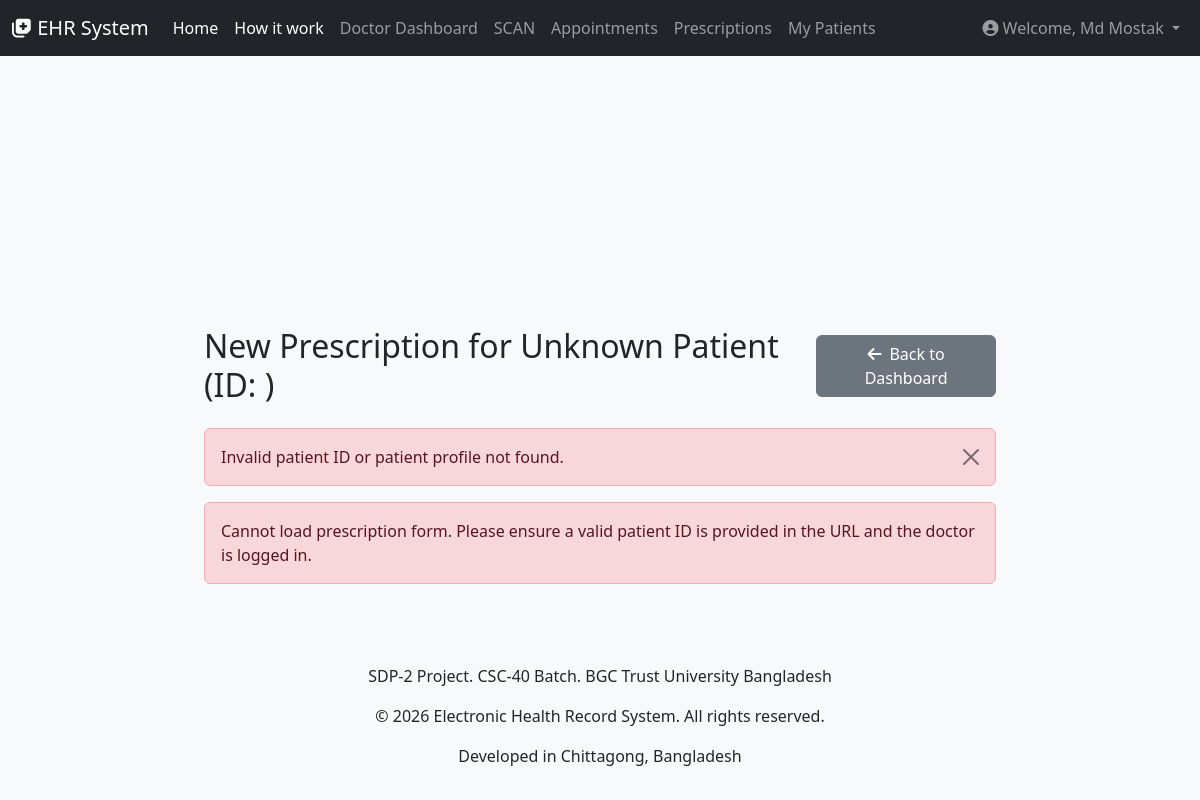
Before: /doctor/abs.php?patient_id=5 (signed in) with the older database file.
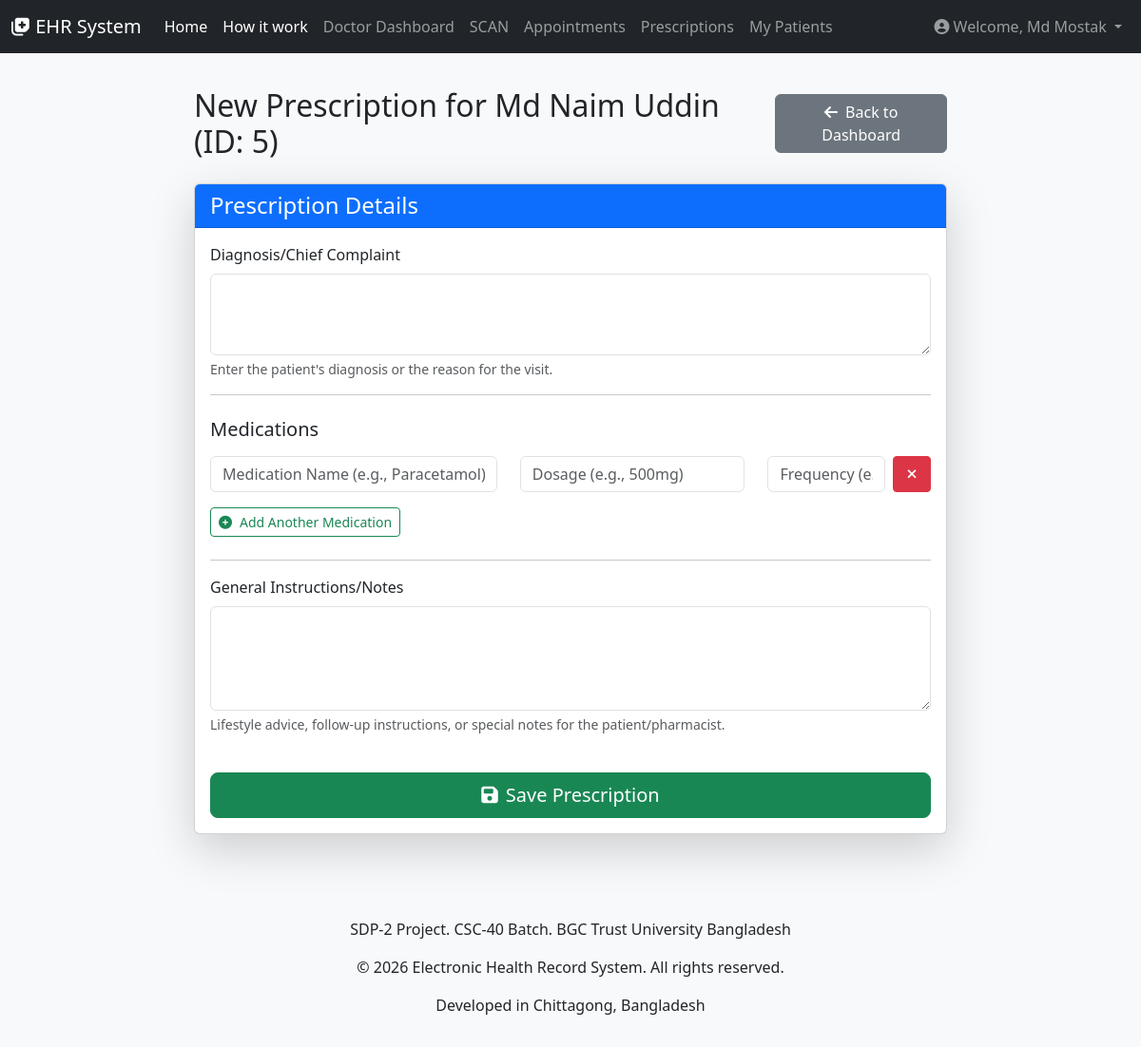
After: the same page with the newer database file.
### tables this page shows
CREATE TABLE `users` (
  `id` int(11) NOT NULL,
  `full_name` varchar(255) NOT NULL,
  `email` varchar(255) NOT NULL,
  `username` varchar(255) DEFAULT NULL,
  `password` varchar(255) NOT NULL,
  `mobile` varchar(20) DEFAULT NULL,
  `user_type` enum('doctor','patient','admin') NOT NULL,
  `created_at` timestamp NOT NULL DEFAULT current_timestamp(),
  `updated_at` timestamp NOT NULL DEFAULT current_timestamp() ON UPDATE current_timestamp()
);

### doctor/abs.php (the view, shortened to what the changed rows need)
<?php
require_once '../includes/db_connection.php';
require_once '../includes/header.php';
$patient_id = $_GET['patient_id'] ?? null;
$doctor_user_id = $_SESSION['user_id'];
$doctor_id = null;
$message = '';
$message_type = '';
$patient_name = 'Unknown Patient';
try {
    $stmt_doc = $pdo->prepare("SELECT id FROM doctors WHERE user_id = ?");
    $stmt_doc->execute([$doctor_user_id]);
    $doctor_data = $stmt_doc->fetch();
    if ($doctor_data) {
        $doctor_id = $doctor_data['id'];
    } else {
        $message = "Error: Doctor profile not found.";
        $message_type = "danger";
    }
} catch (PDOException $e) {
    $message = "Database error fetching doctor ID: " . $e->getMessage();
    $message_type = "danger";
}
if ($patient_id && $doctor_id) {
    try {
        $stmt_patient = $pdo->prepare("SELECT u.full_name FROM patients p JOIN users u ON p.user_id = u.id WHERE p.id = ?");
        $stmt_patient->execute([$patient_id]);
        $patient_data = $stmt_patient->fetch();
        if ($patient_data) {
            $patient_name = $patient_data['full_name'];
        } else {
            $message = "Invalid patient ID or patient profile not found.";
            $message_type = "danger";
            $patient_id = null;
        }
    } catch (PDOException $e) {
        $message = "Database error fetching patient name: " . $e->getMessage();
        $message_type = "danger";
        $patient_id = null;
    }
} else {
    if (empty($_GET['patient_id'])) {
        $message = "Patient ID is missing. Cannot issue a prescription.";
        $message_type = "danger";
    }
}
?>
<div class="row justify-content-center mt-5">
    <div class="col-md-10 col-lg-8">
        <div class="d-flex justify-content-between align-items-center mb-4">
            <h2 class="mb-0">New Prescription for <?php echo htmlspecialchars($patient_name); ?> (ID: <?php echo htmlspecialchars($patient_id); ?>)</h2>
            <a href="dashboard.php" class="btn btn-secondary"><i class="fas fa-arrow-left me-2"></i>Back to Dashboard</a>
        </div>
        <?php if ($message): ?>
            <div class="alert alert-<?php echo $message_type; ?> alert-dismissible fade show" role="alert">
                <?php echo htmlspecialchars($message); ?>
                <button type="button" class="btn-close" data-bs-dismiss="alert" aria-label="Close"></button>
            </div>
        <?php endif; ?>
        <?php if ($patient_id && $doctor_id): ?>
            <div class="card shadow-lg mb-4">
                <div class="card-header bg-primary text-white">
                    <h4 class="mb-0">Prescription Details</h4>
                </div>
                <div class="card-body">
                    <form action="give_prescription_registered.php?patient_id=<?php echo htmlspecialchars($patient_id); ?>" method="POST">
                        <div class="mb-3">
                            <label for="diagnosis" class="form-label">Diagnosis/Chief Complaint</label>
                            <textarea class="form-control" id="diagnosis" name="diagnosis" rows="3" required><?php echo htmlspecialchars($diagnosis ?? ''); ?></textarea>
                            <div class="form-text">Enter the patient's diagnosis or the reason for the visit.</div>
                        </div>
                        <hr>
                        <h5 class="mt-4 mb-3">Medications</h5>
                        <div id="medication-list">
                            <?php if (empty($medications_array)): ?>
                                <div class="row mb-2 medication-entry">
                                    <div class="col-5">
                                        <input type="text" class="form-control" name="medication_name[]" placeholder="Medication Name (e.g., Paracetamol)" required>
                                    </div>
                                    <div class="col-4">
                                        <input type="text" class="form-control" name="medication_dosage[]" placeholder="Dosage (e.g., 500mg)">
                                    </div>
                                    <div class="col-3 d-flex">
                                        <input type="text" class="form-control me-2" name="medication_frequency[]" placeholder="Frequency (e.g., 1+0+1)">
                                        <button type="button" class="btn btn-danger btn-sm remove-med-btn" style="width: 40px; flex-shrink: 0;"><i class="fas fa-times"></i></button>
                                    </div>
                                </div>
                            <?php endif; ?>
                        </div>
                        <button type="button" class="btn btn-outline-success btn-sm mt-2" id="add-medication-btn"><i class="fas fa-plus-circle me-2"></i>Add Another Medication</button>
                        <hr class="mt-4">
                        <div class="mb-3">
                            <label for="instructions" class="form-label">General Instructions/Notes</label>
                            <textarea class="form-control" id="instructions" name="instructions" rows="4"><?php echo htmlspecialchars($instructions ?? ''); ?></textarea>
                            <div class="form-text">Lifestyle advice, follow-up instructions, or special notes for the patient/pharmacist.</div>
                        </div>
                        <button type="submit" class="btn btn-success btn-lg mt-4 w-100"><i class="fas fa-save me-2"></i>Save Prescription</button>
                    </form>
                </div>
            </div>
        <?php else: ?>
            <div class="alert alert-danger">
                Cannot load prescription form. Please ensure a valid patient ID is provided in the URL and the doctor is logged in.
            </div>
        <?php endif; ?>
    </div>
</div>

Changed rows visible on the page:
added users: full_name "Md Naim Uddin"
Other visible differences:
$patient_id: (not shown) → "5"
$patient_name: "Unknown Patient" → (not shown)
$message: "Invalid patient ID or patient profile not found." → (not shown)
text no longer shown: "Cannot load prescription form. Please ensure a valid patient ID is provided in the URL and the doctor is logged in."
text now shown: "Prescription Details Diagnosis/Chief Complaint Enter the patient's diagnosis or the reason for the visit. Medications Add Another Medication General Instructions/Notes Lifestyle advice, follow-up instructions, or special notes for the patient/pharmacist. Save Prescription"
